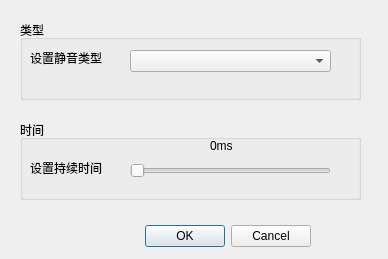
<?xml version="1.0" encoding="UTF-8"?>
<ui version="4.0">
 <class>set_quiet_dialog</class>
 <widget class="QDialog" name="set_quiet_dialog">
  <property name="geometry">
   <rect>
    <x>0</x>
    <y>0</y>
    <width>388</width>
    <height>259</height>
   </rect>
  </property>
  <property name="windowTitle">
   <string>设置静音</string>
  </property>
  <property name="windowIcon">
   <iconset>
    <normaloff>editor.png</normaloff>editor.png</iconset>
  </property>
  <widget class="QDialogButtonBox" name="buttonBox">
   <property name="geometry">
    <rect>
     <x>140</x>
     <y>220</y>
     <width>171</width>
     <height>32</height>
    </rect>
   </property>
   <property name="orientation">
    <enum>Qt::Horizontal</enum>
   </property>
   <property name="standardButtons">
    <set>QDialogButtonBox::Cancel|QDialogButtonBox::Ok</set>
   </property>
  </widget>
  <widget class="QGroupBox" name="groupBox">
   <property name="enabled">
    <bool>true</bool>
   </property>
   <property name="geometry">
    <rect>
     <x>20</x>
     <y>20</y>
     <width>341</width>
     <height>80</height>
    </rect>
   </property>
   <property name="title">
    <string>类型</string>
   </property>
   <widget class="QComboBox" name="set_quiet_intensity">
    <property name="geometry">
     <rect>
      <x>110</x>
      <y>30</y>
      <width>201</width>
      <height>22</height>
     </rect>
    </property>
   </widget>
   <widget class="QLabel" name="label">
    <property name="geometry">
     <rect>
      <x>10</x>
      <y>30</y>
      <width>91</width>
      <height>16</height>
     </rect>
    </property>
    <property name="text">
     <string>设置静音类型</string>
    </property>
   </widget>
  </widget>
  <widget class="QGroupBox" name="groupBox_2">
   <property name="geometry">
    <rect>
     <x>20</x>
     <y>120</y>
     <width>341</width>
     <height>80</height>
    </rect>
   </property>
   <property name="title">
    <string>时间</string>
   </property>
   <widget class="QLabel" name="label_2">
    <property name="geometry">
     <rect>
      <x>10</x>
      <y>40</y>
      <width>91</width>
      <height>16</height>
     </rect>
    </property>
    <property name="text">
     <string>设置持续时间</string>
    </property>
   </widget>
   <widget class="QSlider" name="set_quiet_time">
    <property name="geometry">
     <rect>
      <x>110</x>
      <y>40</y>
      <width>201</width>
      <height>22</height>
     </rect>
    </property>
    <property name="orientation">
     <enum>Qt::Horizontal</enum>
    </property>
   </widget>
   <widget class="QLabel" name="show_quiet_time">
    <property name="geometry">
     <rect>
      <x>190</x>
      <y>20</y>
      <width>54</width>
      <height>12</height>
     </rect>
    </property>
    <property name="text">
     <string>0ms</string>
    </property>
   </widget>
  </widget>
 </widget>
 <resources/>
 <connections>
  <connection>
   <sender>buttonBox</sender>
   <signal>accepted()</signal>
   <receiver>set_quiet_dialog</receiver>
   <slot>accept()</slot>
   <hints>
    <hint type="sourcelabel">
     <x>248</x>
     <y>254</y>
    </hint>
    <hint type="destinationlabel">
     <x>157</x>
     <y>274</y>
    </hint>
   </hints>
  </connection>
  <connection>
   <sender>buttonBox</sender>
   <signal>rejected()</signal>
   <receiver>set_quiet_dialog</receiver>
   <slot>reject()</slot>
   <hints>
    <hint type="sourcelabel">
     <x>316</x>
     <y>260</y>
    </hint>
    <hint type="destinationlabel">
     <x>286</x>
     <y>274</y>
    </hint>
   </hints>
  </connection>
 </connections>
</ui>
